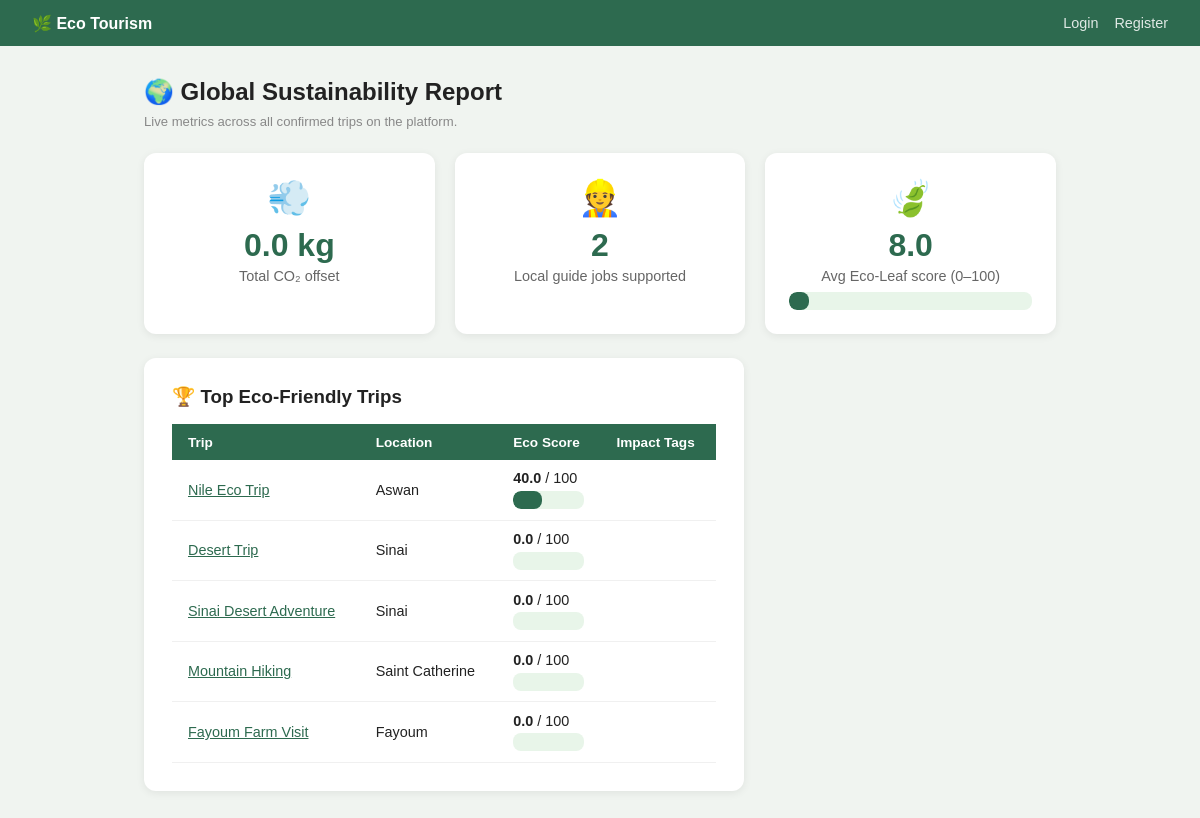
The app's page /index.php?action=sustainability_report_global (signed in) with its own data.
### tables this page shows
CREATE TABLE `trips` (
  `id` int(11) NOT NULL,
  `guide_id` int(11) DEFAULT NULL,
  `title` varchar(255) DEFAULT NULL,
  `description` text DEFAULT NULL,
  `location` varchar(255) DEFAULT NULL,
  `price` decimal(10,2) DEFAULT NULL,
  `capacity` int(11) DEFAULT NULL,
  `available_from` date DEFAULT NULL,
  `available_to` date DEFAULT NULL,
  `sustainability_score` float DEFAULT 0,
  `created_at` timestamp NOT NULL DEFAULT current_timestamp(),
  `transport_type` varchar(50) DEFAULT NULL COMMENT 'plane, walking, bus, etc.',
  `distance_km` decimal(8,2) DEFAULT 100.00,
  `is_protected_area` tinyint(1) DEFAULT 0,
  `indigenous_consent_status` enum('pending','approved','rejected','not_required') DEFAULT 'not_required',
  `type` varchar(50) DEFAULT NULL COMMENT 'desert, marine, forest, etc.',
  `tags` text DEFAULT NULL,
  `equipment_type` varchar(50) DEFAULT NULL,
  `equipment_total` int(11) DEFAULT NULL,
  `waste_management_level` enum('zero_waste','recycling','basic','none') DEFAULT 'basic',
  `carbon_score` decimal(10,2) DEFAULT 0.00
);

### app/controllers/TripController.php (called while the page is built, shortened)
<?php
class TripController
{
    private $db;
    public function __construct($databaseConnection)
    {
        $this->db = $databaseConnection;
    }
    public function showGlobalSustainabilityReport($user)
    {
        $report = $this->getGlobalSustainabilityReport();
        $topEcoTrips = $this->getTopEcoTrips();
        require __DIR__ . '/../../views/sustainability/report.php';
    }
    public function getGlobalSustainabilityReport()
    {
        $carbonStatement = $this->db->query(
            "SELECT SUM(carbon_score) AS total_co2
             FROM trips
             JOIN bookings ON bookings.trip_id = trips.id
             WHERE bookings.status != 'cancelled'"
        );
        $totalCo2 = (float) ($carbonStatement->fetch()["total_co2"] ?? 0);
        $jobsStatement = $this->db->query(
            "SELECT COUNT(DISTINCT guide_id) AS total_jobs
             FROM trips
             JOIN bookings ON bookings.trip_id = trips.id
             WHERE bookings.status != 'cancelled'"
        );
        $totalLocalJobs = (int) ($jobsStatement->fetch()["total_jobs"] ?? 0);
        $avgStatement = $this->db->query(
            "SELECT AVG(sustainability_score) AS avg_score
             FROM trips
             WHERE sustainability_score IS NOT NULL"
        );
        $avgEcoScore = round((float) ($avgStatement->fetch()["avg_score"] ?? 0), 2);
        return [
            "total_co2_offset_kg" => round($totalCo2, 2),
            "total_local_jobs"    => $totalLocalJobs,
            "avg_eco_leaf_score"  => $avgEcoScore,
        ];
    }
    public function getTopEcoTrips()
    {
        $statement = $this->db->query(
            "SELECT * FROM trips
             WHERE sustainability_score IS NOT NULL
             ORDER BY sustainability_score DESC
             LIMIT 5"
        );
        return $statement->fetchAll();
    }
}

### public/index.php (called while the page is built, shortened)
<?php
require_once __DIR__ . '/../app/controllers/AuthenticationController.php';
require_once __DIR__ . '/../app/controllers/TripController.php';
require_once __DIR__ . '/../routes/web.php';

### views/sustainability/report.php (the view, shortened to what this page needs)
<?php
$report = $report ?? [];
$topEcoTrips = $topEcoTrips ?? [];
$totalCarbonOffset = (float) ($report["total_co2_offset_kg"] ?? 0);
$totalLocalJobs = (int) ($report["total_local_jobs"] ?? 0);
$averageEcoLeafScore = (float) ($report["avg_eco_leaf_score"] ?? 0);
?>
<!DOCTYPE html>
<html lang="en">
<head>
    <link
        rel="stylesheet"
        href="assets/style.css">
</head>
<body>
    <?php require_once __DIR__ . '/../partials/nav.php'; ?>
    <main class="page-content">
        <h2>
            🌍 Global Sustainability Report
        </h2>
        <p class="form-hint">
            Live metrics across all confirmed trips on the platform.
        </p>
        <div class="report-grid">
            <div class="stat-card">
                <div class="stat-icon">
                    💨
                </div>
                <div class="stat-value">
                    <?= number_format($totalCarbonOffset, 1) ?> kg
                </div>
                <div class="stat-label">
                    Total CO₂ offset
                </div>
            </div>
            <div class="stat-card">
                <div class="stat-icon">
                    👷
                </div>
                <div class="stat-value">
                    <?= number_format($totalLocalJobs) ?>
                </div>
                <div class="stat-label">
                    Local guide jobs supported
                </div>
            </div>
            <div class="stat-card">
                <div class="stat-icon">
                    🍃
                </div>
                <div class="stat-value">
                    <?= number_format($averageEcoLeafScore, 1) ?>
                </div>
                <div class="stat-label">
                    Avg Eco-Leaf score (0–100)
                </div>
                <div class="eco-leaf-bar-wrap">
                    <div
                        class="eco-leaf-bar"
                        style="width: <?= min(100, $averageEcoLeafScore) ?>%">
                    </div>
                </div>
            </div>
        </div>
        <?php if (!empty($topEcoTrips)): ?>
            <div
                class="form-card"
                style="margin-bottom:1.5rem">
                <h3>
                    🏆 Top Eco-Friendly Trips
                </h3>
                <table class="carbon-table">
                    <thead>
                        <tr>
                            <th>Trip</th>
                            <th>Location</th>
                            <th>Eco Score</th>
                            <th>Impact Tags</th>
                        </tr>
                    </thead>
                    <tbody>
                        <?php foreach ($topEcoTrips as $ecoTrip): ?>
                            <tr>
                                <td>
                                    <a
                                        href="index.php?action=trip_detail&id=<?= (int) ($ecoTrip["id"] ?? 0) ?>">
                                        <?= htmlspecialchars($ecoTrip["title"] ?? 'Untitled Trip') ?>
                                    </a>
                                </td>
                                <td>
                                    <?= htmlspecialchars($ecoTrip["location"] ?? 'Unknown') ?>
                                </td>
                                <td>
                                    <strong>
                                        <?= number_format((float) ($ecoTrip["sustainability_score"] ?? 0), 1) ?>
                                    </strong>
                                    / 100
                                    <div
                                        class="eco-leaf-bar-wrap"
                                        style="margin-top:.3rem">
                                        <div
                                            class="eco-leaf-bar"
                                            style="width: <?= min(100, (float) ($ecoTrip["sustainability_score"] ?? 0)) ?>%">
                                        </div>
                                    </div>
                                </td>
                                <td>
                                </td>
                            </tr>
                        <?php endforeach; ?>
                    </tbody>
                </table>
            </div>
        <?php endif; ?>
    </main>
</body>
</html>

### routes/web.php (shortened to what this page needs)
<?php
$action = $_GET['action'] ?? 'login';
$tripController = null;
$authActions = [
    'login',
    'login_submit',
    'register',
    'register_submit',
    'logout',
    'dashboard',
    'admin_dashboard',
    'admin_logs'
];
$tripActions = [
    'trips',
    'trip_detail',
    'trip_create',
    'trip_create_submit',
    'carbon_offset',
    'eco_score',
    'indigenous_consent_check',
    'leave_no_trace',
    'sustainability_report',
    'sustainability_report_global',
    'guide_trips',
    'optimized_route',
    'admin_trips',
    'admin_trip_approve',
    'admin_trip_reject',
    'trip_edit',
    'trip_edit_submit'
];
$bookingActions = [
    'booking_create',
    'booking_cancel',
    'my_bookings',
    'checkout',
    'waitlist_join'
];
$paymentActions = [
    'process_checkout'
];
$guideActions = [
    'guide_panel',
    'certificate_submit',
    'language_verification_submit',
    'trainee_shadow_approve',
    'guide_profile',
    'field_report',
    'field_report_submit',
    'admin_issue_strike',
    'admin_reset_strikes',
    'admin_guides_vetting',
    'admin_guide_approve'
];
$reviewActions = [
    'review_submit'
];
if (in_array($action, $authActions)) {
    $authenticationController = new AuthenticationController($databaseConnection);
} elseif (in_array($action, $tripActions)) {
    $tripController = new TripController($databaseConnection);
} elseif (in_array($action, $bookingActions)) {
    $bookingController = new BookingController($databaseConnection);
} elseif (in_array($action, $paymentActions)) {
    $paymentController = new PaymentController($databaseConnection);
} elseif (in_array($action, $guideActions)) {
    $guideController = new GuideController($databaseConnection);
} elseif (in_array($action, $reviewActions)) {
    $reviewController = new ReviewController($databaseConnection);
}
switch ($action) {
    case 'sustainability_report':
    case 'sustainability_report_global':
        $tripController->showGlobalSustainabilityReport($loggedInUser);
        break;
}

### views/partials/nav.php
<nav class="navbar">
    <a href="index.php?action=dashboard" class="nav-brand">
        🌿 Eco Tourism
    </a>
    <div class="nav-links">
        <?php if (!empty($loggedInUser)): ?>
            <?php
            $isApprovedGuide = true;
            if ($loggedInUser->role === 'guide') {
                global $databaseConnection;
                $stmt = $databaseConnection->prepare("SELECT status FROM guides WHERE user_id = ? LIMIT 1");
                $stmt->execute([$loggedInUser->id]);
                $gStatusRow = $stmt->fetch();
                if ($gStatusRow && $gStatusRow['status'] !== 'approved') {
                    $isApprovedGuide = false;
                }
            }
            ?>
            <?php if ($loggedInUser->role !== 'admin' && $isApprovedGuide): ?>
                <a href="index.php?action=trips">Trips</a>
                <a href="index.php?action=my_bookings">My Bookings</a>
                <a href="index.php?action=sustainability_report_global">
                    Sustainability
                </a>
            <?php endif; ?>
            <?php if ($loggedInUser->role === 'admin'): ?>
                <a href="index.php?action=admin_dashboard">
                    Admin Dashboard
                </a>
            <?php endif; ?>
            <?php if ($loggedInUser->role === 'guide'): ?>
                <?php if ($isApprovedGuide): ?>
                    <a href="index.php?action=guide_panel">
                        Guide Panel
                    </a>
                    <a href="index.php?action=guide_trips">
                        My Managed Trips
                    </a>
                    <a href="index.php?action=field_report">
                        Field Reports
                    </a>
                    <a href="index.php?action=trip_create">
                        Create Trip
                    </a>
                <?php endif; ?>
                <a href="index.php?action=guide_profile">
                    Guide Profile
                </a>
            <?php endif; ?>
            <span class="nav-user">
                <?= htmlspecialchars($loggedInUser->name ?? '') ?>
            </span>
            <span class="badge badge-<?= htmlspecialchars($loggedInUser->role ?? 'traveler') ?>">
                <?= htmlspecialchars($loggedInUser->role ?? 'traveler') ?>
            </span>
            <a href="index.php?action=logout" class="btn btn-outline btn-sm">
                Logout
            </a>
        <?php else: ?>
            <a href="index.php?action=login">Login</a>
            <a href="index.php?action=register">Register</a>
        <?php endif; ?>
    </div>
</nav>

### public/assets/style.css (style rules this page uses)
*, *::before, *::after { box-sizing: border-box; }
body { font-family: sans-serif; margin: 0; background: #f0f4f0; color: #222; }
a { color: #2d6a4f; }
h1, h2, h3, h4 { margin: 0 0 .75rem; }
p { margin: 0 0 .75rem; }
.navbar { background: #2d6a4f; color: #fff; display: flex; justify-content: space-between; align-items: center; padding: .85rem 2rem; gap: 1rem; }
.nav-brand { color: #fff; text-decoration: none; font-weight: 600; font-size: 1rem; }
.nav-links { display: flex; align-items: center; gap: 1rem; flex-wrap: wrap; }
.nav-links a { color: rgba(255, 255, 255, .85); text-decoration: none; font-size: .9rem; }
.page-content { max-width: 960px; margin: 2rem auto; padding: 0 1.5rem; }
.form-card { background: #fff; border-radius: 12px; padding: 1.75rem; box-shadow: 0 2px 8px rgba(0, 0, 0, .07); max-width: 600px; }
.form-hint { color: #888; font-size: .82rem; margin: -.25rem 0 .75rem; }

### views/sustainability/report.php (style rules this page uses)
.report-grid { display: grid; grid-template-columns: repeat(auto-fit, minmax(200px, 1fr)); gap: 1.25rem; margin: 1.5rem 0; }
.stat-card { background: #fff; border-radius: 12px; padding: 1.5rem; box-shadow: 0 2px 8px rgba(0, 0, 0, .07); text-align: center; }
.stat-icon { font-size: 2.2rem; margin-bottom: .5rem; }
.stat-value { font-size: 2rem; font-weight: 700; color: #2d6a4f; margin-bottom: .25rem; }
.stat-label { color: #666; font-size: .9rem; }
.eco-leaf-bar-wrap { background: #e8f5e9; border-radius: 8px; height: 18px; margin-top: .5rem; overflow: hidden; }
.eco-leaf-bar { background: #2d6a4f; height: 100%; border-radius: 8px; transition: width .6s ease; }
.carbon-table { width: 100%; border-collapse: collapse; margin-top: 1rem; }
.carbon-table th { background: #2d6a4f; color: #fff; padding: .65rem 1rem; text-align: left; font-size: .85rem; }
.carbon-table td { padding: .65rem 1rem; border-bottom: 1px solid #f0f0f0; font-size: .9rem; }

### records on screen
trips: title "Nile Eco Trip", location "Aswan", sustainability_score "40.0"
trips: title "Desert Trip", location "Sinai", sustainability_score "0.0"
trips: title "Sinai Desert Adventure", location "Sinai", sustainability_score "0.0"
trips: title "Mountain Hiking", location "Saint Catherine", sustainability_score "0.0"
trips: title "Fayoum Farm Visit", location "Fayoum", sustainability_score "0.0"

### other values on screen
$totalCarbonOffset "0.0"
$totalLocalJobs "2"
$averageEcoLeafScore "8.0"
